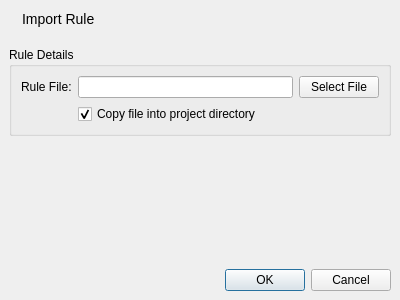
<?xml version="1.0" encoding="UTF-8"?>
<ui version="4.0">
 <class>ImportRuleDialog</class>
 <widget class="QDialog" name="ImportRuleDialog">
  <property name="geometry">
   <rect>
    <x>0</x>
    <y>0</y>
    <width>400</width>
    <height>300</height>
   </rect>
  </property>
  <property name="windowTitle">
   <string>Import Rule</string>
  </property>
  <layout class="QVBoxLayout" name="verticalLayout_2">
   <property name="spacing">
    <number>0</number>
   </property>
   <property name="leftMargin">
    <number>0</number>
   </property>
   <property name="topMargin">
    <number>0</number>
   </property>
   <property name="rightMargin">
    <number>0</number>
   </property>
   <property name="bottomMargin">
    <number>0</number>
   </property>
   <item>
    <widget class="QWidget" name="titleWidget" native="true">
     <layout class="QHBoxLayout" name="horizontalLayout_3">
      <item>
       <widget class="QLabel" name="label_2">
        <property name="text">
         <string/>
        </property>
        <property name="pixmap">
         <pixmap resource="icons.qrc">:/icons/page_white_add.png</pixmap>
        </property>
        <property name="scaledContents">
         <bool>false</bool>
        </property>
       </widget>
      </item>
      <item>
       <widget class="QLabel" name="title_2">
        <property name="styleSheet">
         <string notr="true">QLabel { font-size: 14px; }</string>
        </property>
        <property name="text">
         <string>Import Rule</string>
        </property>
       </widget>
      </item>
      <item>
       <spacer name="horizontalSpacer_2">
        <property name="orientation">
         <enum>Qt::Horizontal</enum>
        </property>
        <property name="sizeHint" stdset="0">
         <size>
          <width>159</width>
          <height>20</height>
         </size>
        </property>
       </spacer>
      </item>
     </layout>
    </widget>
   </item>
   <item>
    <widget class="QWidget" name="dialogMainWidget" native="true">
     <layout class="QVBoxLayout" name="verticalLayout">
      <item>
       <widget class="QGroupBox" name="fileDetailsGroup">
        <property name="title">
         <string>Rule Details</string>
        </property>
        <layout class="QFormLayout" name="formLayout">
         <item row="0" column="0">
          <widget class="QLabel" name="rulePathLabel">
           <property name="text">
            <string>Rule File:</string>
           </property>
          </widget>
         </item>
         <item row="0" column="1">
          <layout class="QHBoxLayout" name="selectFileLayout">
           <item>
            <widget class="QLineEdit" name="ruleFileEdit"/>
           </item>
           <item>
            <widget class="QPushButton" name="selectFileButton">
             <property name="text">
              <string>Select File</string>
             </property>
            </widget>
           </item>
          </layout>
         </item>
         <item row="1" column="1">
          <widget class="QCheckBox" name="copyCheckBox">
           <property name="text">
            <string>Copy file into project directory</string>
           </property>
           <property name="checked">
            <bool>true</bool>
           </property>
          </widget>
         </item>
        </layout>
       </widget>
      </item>
      <item>
       <spacer name="verticalSpacer">
        <property name="orientation">
         <enum>Qt::Vertical</enum>
        </property>
        <property name="sizeHint" stdset="0">
         <size>
          <width>20</width>
          <height>105</height>
         </size>
        </property>
       </spacer>
      </item>
     </layout>
    </widget>
   </item>
   <item>
    <widget class="QWidget" name="buttons" native="true">
     <layout class="QHBoxLayout" name="horizontalLayout">
      <item>
       <widget class="QDialogButtonBox" name="buttonBox">
        <property name="standardButtons">
         <set>QDialogButtonBox::Cancel|QDialogButtonBox::Ok</set>
        </property>
       </widget>
      </item>
     </layout>
    </widget>
   </item>
  </layout>
 </widget>
 <resources>
  <include location="icons.qrc"/>
 </resources>
 <connections>
  <connection>
   <sender>buttonBox</sender>
   <signal>accepted()</signal>
   <receiver>ImportRuleDialog</receiver>
   <slot>accept()</slot>
   <hints>
    <hint type="sourcelabel">
     <x>277</x>
     <y>287</y>
    </hint>
    <hint type="destinationlabel">
     <x>287</x>
     <y>354</y>
    </hint>
   </hints>
  </connection>
  <connection>
   <sender>buttonBox</sender>
   <signal>rejected()</signal>
   <receiver>ImportRuleDialog</receiver>
   <slot>reject()</slot>
   <hints>
    <hint type="sourcelabel">
     <x>350</x>
     <y>279</y>
    </hint>
    <hint type="destinationlabel">
     <x>370</x>
     <y>368</y>
    </hint>
   </hints>
  </connection>
  <connection>
   <sender>selectFileButton</sender>
   <signal>pressed()</signal>
   <receiver>ImportRuleDialog</receiver>
   <slot>selectFile()</slot>
   <hints>
    <hint type="sourcelabel">
     <x>323</x>
     <y>106</y>
    </hint>
    <hint type="destinationlabel">
     <x>469</x>
     <y>134</y>
    </hint>
   </hints>
  </connection>
 </connections>
 <slots>
  <slot>selectFile()</slot>
 </slots>
</ui>
